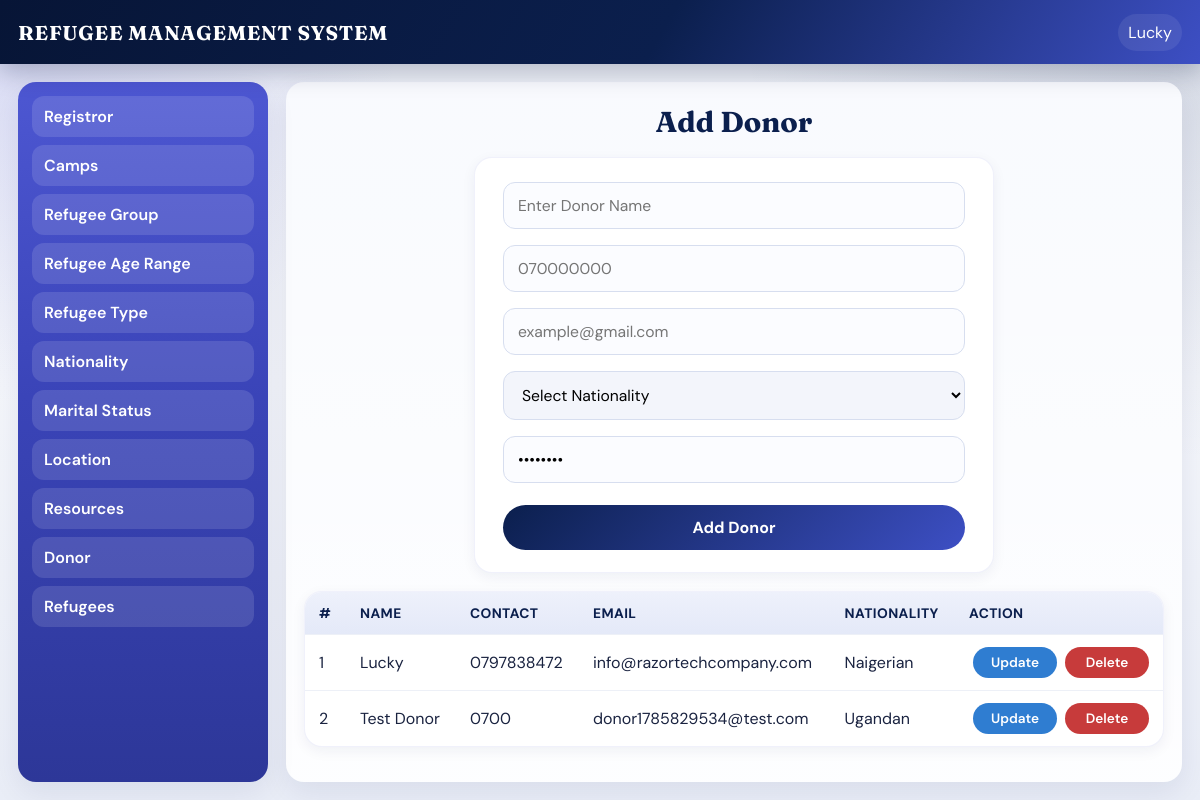
The app's page /add-donor.php (signed in) with its own data.
### tables this page shows
CREATE TABLE IF NOT EXISTS `donnor` (
  `d_id` int NOT NULL AUTO_INCREMENT,
  `d_name` varchar(45) NOT NULL,
  `d_contact` varchar(45) NOT NULL,
  `d_email` varchar(45) NOT NULL,
  `n_id` int NOT NULL,
  `password` varchar(45) NOT NULL,
  PRIMARY KEY (`d_id`),
  UNIQUE KEY `d_email_UNIQUE` (`d_email`)
);

CREATE TABLE IF NOT EXISTS `nationality` (
  `n_id` int NOT NULL AUTO_INCREMENT,
  `nationality` varchar(45) NOT NULL,
  PRIMARY KEY (`n_id`)
);

### add-donor.php (the view, shortened to what this page needs)
<?php include "includes/header.php" ?>
<div class="container">
    <div class="sidebar">
<?php include "includes/sidebar.php"; ?>
    </div>
    <div class="main">
      <h1>Add Donor</h1>
      <div class="form-section">
        <form method="post">
            <input type="text" name="d_name" placeholder="Enter Donor Name" required>
            <input type="text" name="d_contact" placeholder="070000000" required>
            <input type="email" name="d_email" placeholder="example@gmail.com" required>
            <select name="nationality" required>
                <option value="">Select Nationality</option>
            </select>
            <input type="password" name="password" value="don@pass" required readonly>
            <input type="submit" name="submit" value="Add Donor" class="btn">
        </form>
      </div>
      <div class="table-section" id="list">
   <table>
        <tr>
          <th>#</th>
          <th>Name</th>
          <th>Contact</th>
          <th>Email</th>
          <th>Nationality</th>
          <th>Action</th>
        </tr>
        <?php
        $select=mysqli_query($conn,"select donnor.*, nationality.nationality
        from donnor
        left join nationality on donnor.n_id=nationality.n_id
        order by donnor.d_id desc");
        $count=0;
        while($row=mysqli_fetch_array($select)){
          $count++;
          ?>
<tr>
          <td><?php echo $count; ?></td>
          <td><?php echo htmlspecialchars($row['d_name']); ?></td>
          <td><?php echo htmlspecialchars($row['d_contact']); ?></td>
          <td><?php echo htmlspecialchars($row['d_email']); ?></td>
          <td><?php echo htmlspecialchars($row['nationality']); ?></td>
          <td><div class="actions">
           <a href="update-donor.php?d=<?php echo $row['d_id']; ?>"><div class="edit">Update</div></a>
           <a href="delete-donor.php?d=<?php echo $row['d_id']; ?>" onclick="return confirm('Are you sure you want to delete');"><div class="delete">Delete</div></a>
          </div></td>
        </tr>
          <?php
        }
        ?>
      </table>
</div>
    </div>
</div>
<?php include "includes/footer.php"; ?>

### assets/css/dashboard.css (style rules this page uses)
:root { --navy: #0b1f4d; --navy-deep: #071536; --indigo: #3d4fc4; --indigo-soft: #6a6ae3; --sky: #e8eefc; --surface: #f4f6fb; --card: #ffffff; --text: #1a2340; --muted: #5b6785; --success: #1f8a5b; --danger: #c73b3b; --warn: #2f7dd1; --radius: 14px; --shadow: 0 10px 30px rgba(11, 31, 77, 0.08); --shadow-sm: 0 4px 14px rgba(11, 31, 77, 0.06); --font: "DM Sans", "Segoe UI", sans-serif; --display: "Fraunces", Georgia, serif; }
* { padding: 0; margin: 0; box-sizing: border-box; }
html { scroll-behavior: smooth; }
body { font-family: var(--font); color: var(--text); background: radial-gradient(circle at top left, rgba(106, 106, 227, 0.18), transparent 28%), radial-gradient(circle at top right, rgba(11, 31, 77, 0.12), transparent 32%), linear-gradient(180deg, #eef1f8 0%, var(--surface) 48%, #e9edf7 100%); min-height: 100vh; }
a { color: inherit; }
.container { display: grid; grid-template-columns: 250px 1fr; gap: 18px; padding: 18px; max-width: 1500px; margin: 0 auto; align-items: start; }
.container .sidebar { width: 100%; min-height: calc(100vh - 100px); background: linear-gradient(180deg, #4d57d2 0%, #3a44b8 45%, #2d3798 100%); border-radius: 18px; overflow: hidden; box-shadow: var(--shadow); position: sticky; top: 82px; }
.container .main { width: 100%; min-height: calc(100vh - 100px); border-radius: 18px; text-align: center; background: linear-gradient(180deg, rgba(255, 255, 255, 0.72), rgba(255, 255, 255, 0.92)), var(--sky); box-shadow: var(--shadow); padding: 22px 18px 28px; overflow: auto; }
.main > h1 { font-family: var(--display); font-size: clamp(1.4rem, 2.4vw, 2rem); color: var(--navy); margin-bottom: 18px; }
.form-section { margin: 0 auto 18px; width: min(520px, 100%); background: var(--card); border-radius: 18px; overflow: hidden; box-shadow: var(--shadow-sm); border: 1px solid rgba(61, 79, 196, 0.08); text-align: left; }
.table-section { margin: 18px auto 0; width: min(1100px, 100%); background: var(--card); border-radius: 18px; overflow: auto; box-shadow: var(--shadow-sm); border: 1px solid rgba(61, 79, 196, 0.08); }
.table-section table { width: 100%; border-collapse: collapse; margin: 0; border: 0; }
.table-section table th { text-align: left; background: linear-gradient(180deg, #eef1fb, #e4e9f8); padding: 12px 14px; color: var(--navy); font-size: 0.86rem; letter-spacing: 0.03em; text-transform: uppercase; white-space: nowrap; }
.table-section table td { text-align: left; padding: 12px 14px; border-top: 1px solid #edf0f7; vertical-align: middle; }
.actions { display: flex; flex-wrap: wrap; gap: 8px; justify-content: flex-end; }
.table-section table td .delete, .table-section table td .edit { width: auto; min-width: 84px; padding: 7px 12px; color: #fff; border-radius: 999px; float: none; margin: 0; text-align: center; font-size: 0.85rem; font-weight: 600; display: inline-block; }
.table-section table td .delete { background: var(--danger); }
.table-section table td .edit { background: var(--warn); }
.form-section form { width: 100%; padding: 18px; display: block; }
.form-section form input, .form-section form textarea, .form-section form select { width: calc(100% - 20px); margin: 6px 10px 10px; padding: 12px 14px; border-radius: 12px; outline: none; border: 1px solid #d7deef; background: #fbfcff; font-family: var(--font); font-size: 0.98rem; transition: border-color 0.2s ease, box-shadow 0.2s ease; }
.form-section form select { background: #f3f5fb; }
.form-section form .btn { background: linear-gradient(135deg, var(--navy), var(--indigo)); color: #fff; padding: 12px 16px; border: none; border-radius: 999px; text-align: center; font-family: var(--font); font-size: 1rem; font-weight: 700; width: calc(100% - 20px); margin: 12px 10px 4px; }

### records on screen
donnor: d_name "Lucky", d_contact "0797838472", d_email "info@razortechcompany.com", n.nationality "Naigerian"
donnor: d_name "Test Donor", d_contact "0700", d_email "donor1785829534@test.com", n.nationality "Ugandan"

### other values on screen
$_SESSION['name'] "Lucky"
